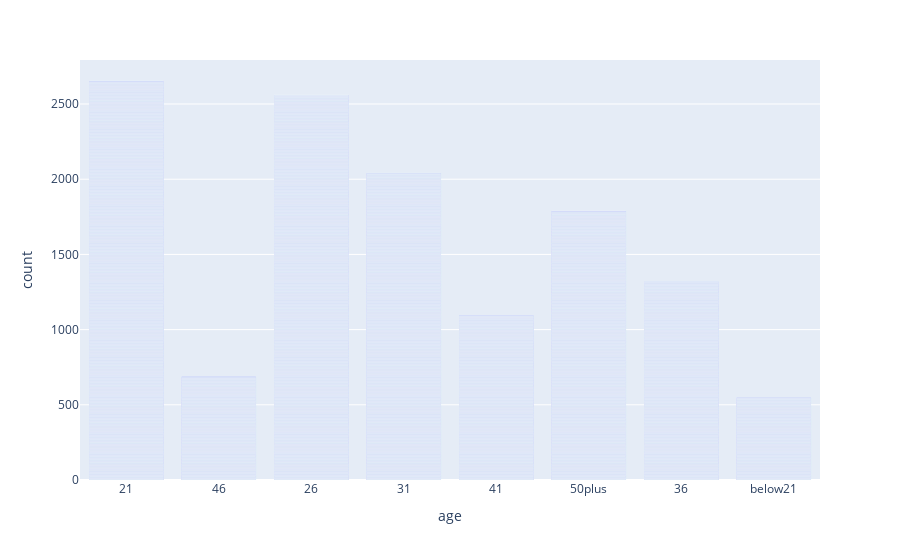

The code cell stored with this chart in its notebook:
### Code cell
fig = px.bar(data, x='age')
fig.show()

### Figure 1 — Plotly figure (JSON) as saved in the notebook; plotly's stock layout.template omitted (floating-point values rounded to 4 significant figures; data arrays with more than 128 entries replaced by an {"elided": "..."} marker saying what was removed)
{"data": [{"alignmentgroup": "True", "hovertemplate": "age=%{x}<br>count=%{y}<extra></extra>", "legendgroup": "", "marker": {"color": "#636efa", "pattern": {"shape": ""}}, "name": "", "offsetgroup": "", "orientation": "v", "showlegend": false, "textposition": "auto", "type": "bar", "x": {"elided": "12684 str values"}, "xaxis": "x", "y": {"elided": "12684 int values"}, "yaxis": "y"}], "layout": {"autosize": true, "barmode": "relative", "legend": {"tracegroupgap": 0}, "margin": {"t": 60}, "xaxis": {"anchor": "y", "autorange": true, "domain": [0, 1], "range": [-0.5, 7.5], "title": {"text": "age"}, "type": "category"}, "yaxis": {"anchor": "x", "autorange": true, "domain": [0, 1], "range": [0, 2793.0], "title": {"text": "count"}, "type": "linear"}}}
